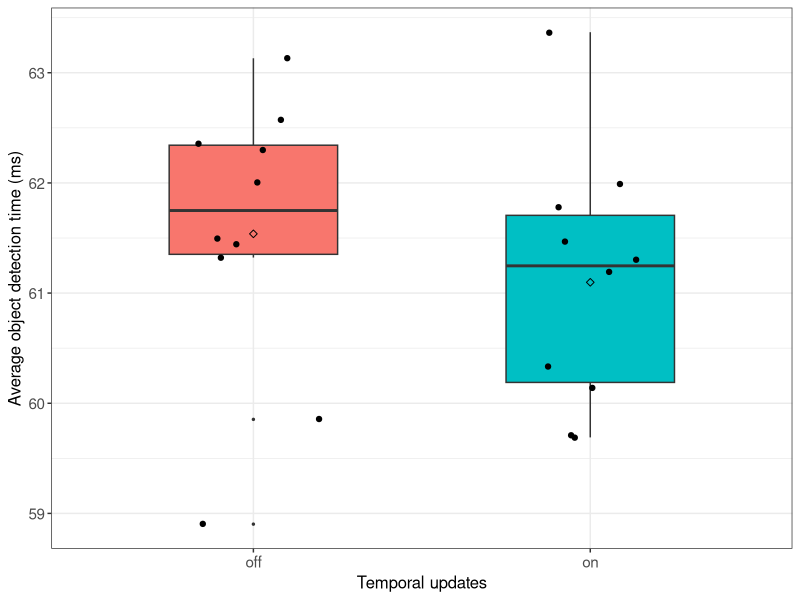
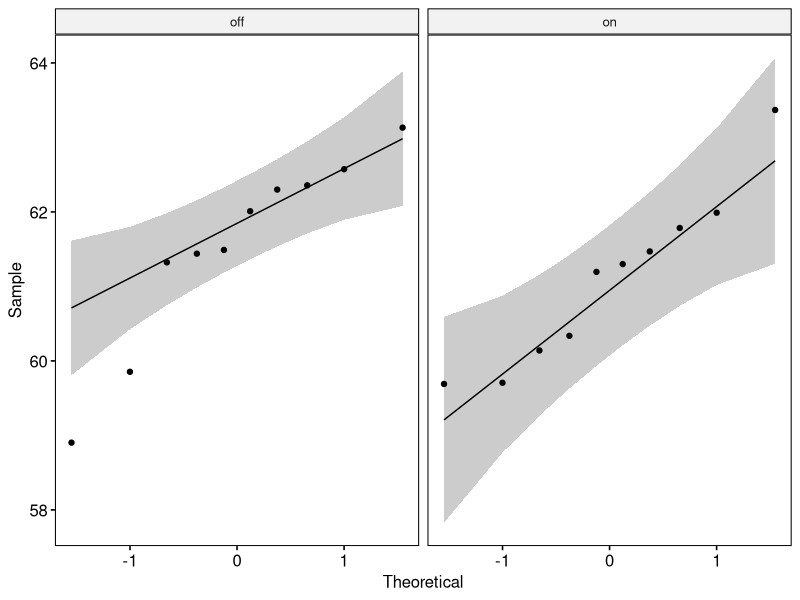

Reproduce these figures in R, in order.
## ---- chunk 1
if (!require('tidyverse')) install.packages('tidyverse', dependencies = TRUE); library('tidyverse')
if (!require('ggpubr')) install.packages('ggpubr', dependencies = TRUE); library('ggpubr')
if (!require('rstatix')) install.packages('rstatix', dependencies = TRUE); library('rstatix')
if (!require('ggplot2')) install.packages('ggplot2', dependencies = TRUE); library('ggplot2')
## ---- chunk 2
data <- read.csv(file = '../../raw_data/test_temporal_updates/run_table.csv')
data <- subset(data, select = c(X__run_id, temporal_updates, avg_detection_time_ms))
data$temporal_updates <- as.factor(data$temporal_updates)
data$avg_detection_time_ms <- as.numeric(data$avg_detection_time_ms)
## ---- chunk 3
data %>%
  group_by(temporal_updates) %>%
  get_summary_stats(avg_detection_time_ms, type = "mean_sd")
## ---- chunk 4
ggplot(data, aes(x = temporal_updates, y = avg_detection_time_ms, fill = temporal_updates)) +
  theme_bw() + 
  geom_boxplot(width = 0.5, outlier.size = 0.5) + 
  geom_jitter(width = 0.2) +
  stat_summary(fun = mean, color = 'black', geom = 'point', shape = 5, size = 1.5) +
  labs(x = "Temporal updates", y = "Average object detection time (ms)") +
  theme(legend.position = 'none') +
  theme(
    axis.title.x = element_text(size = 12, family = 'sans'),
    axis.title.y = element_text(size = 12, family = 'sans'),
    axis.text.x = element_text(size = 11, family = 'sans'),
    axis.text.y = element_text(size = 11, family = 'sans'),
    
  )
## ---- chunk 5
data %>% 
  group_by(temporal_updates) %>%
  identify_outliers(avg_detection_time_ms)
## ---- chunk 6
ggqqplot(data, x = "avg_detection_time_ms", facet.by = "temporal_updates")
## ---- chunk 7
data %>%
  group_by(temporal_updates) %>%
  shapiro_test(avg_detection_time_ms)
## ---- chunk 8
data %>%
  t_test(avg_detection_time_ms ~ temporal_updates) %>%
  add_significance()
